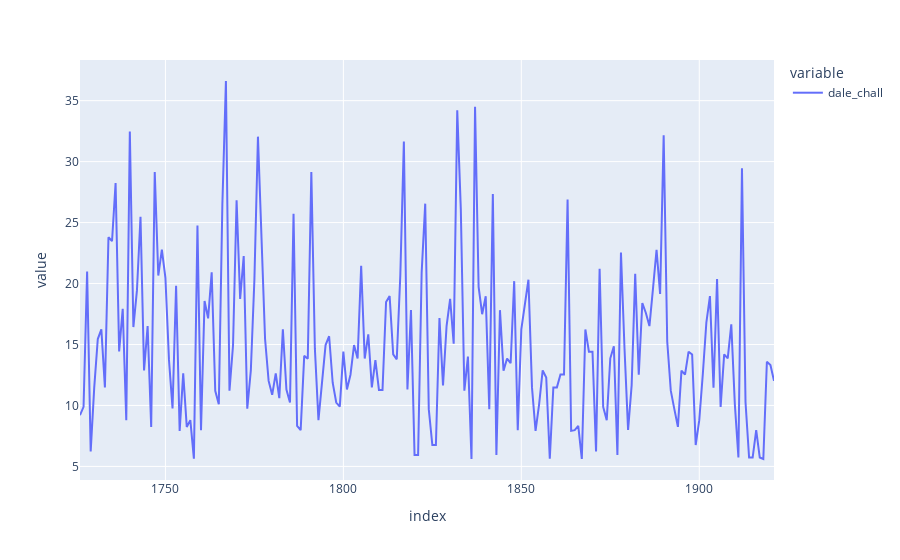

The notebook cell this image was saved under:
### Code cell
fig = px.line(tree_depth.query('date == "2015-03-07"').dale_chall)
fig.show()

### Figure 1 — Plotly figure (JSON) as saved in the notebook; plotly's stock layout.template omitted (floating-point values rounded to 4 significant figures; data arrays with more than 128 entries replaced by an {"elided": "..."} marker saying what was removed)
{"data": [{"hovertemplate": "variable=dale_chall<br>index=%{x}<br>value=%{y}<extra></extra>", "legendgroup": "dale_chall", "line": {"color": "#636efa", "dash": "solid"}, "marker": {"symbol": "circle"}, "mode": "lines", "name": "dale_chall", "orientation": "v", "showlegend": true, "type": "scatter", "x": {"elided": "196 int values"}, "xaxis": "x", "y": {"elided": "196 float values"}, "yaxis": "y"}], "layout": {"legend": {"title": {"text": "variable"}, "tracegroupgap": 0}, "margin": {"t": 60}, "xaxis": {"anchor": "y", "domain": [0, 1], "title": {"text": "index"}}, "yaxis": {"anchor": "x", "domain": [0, 1], "title": {"text": "value"}}}}
